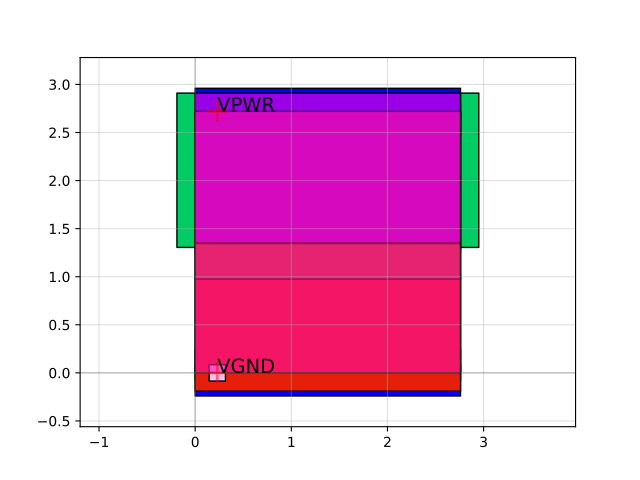

Python code for this plot:
import sky130

c = sky130.components.sky130_fd_sc_hd__lpflow_bleeder_1()
c.plot()
